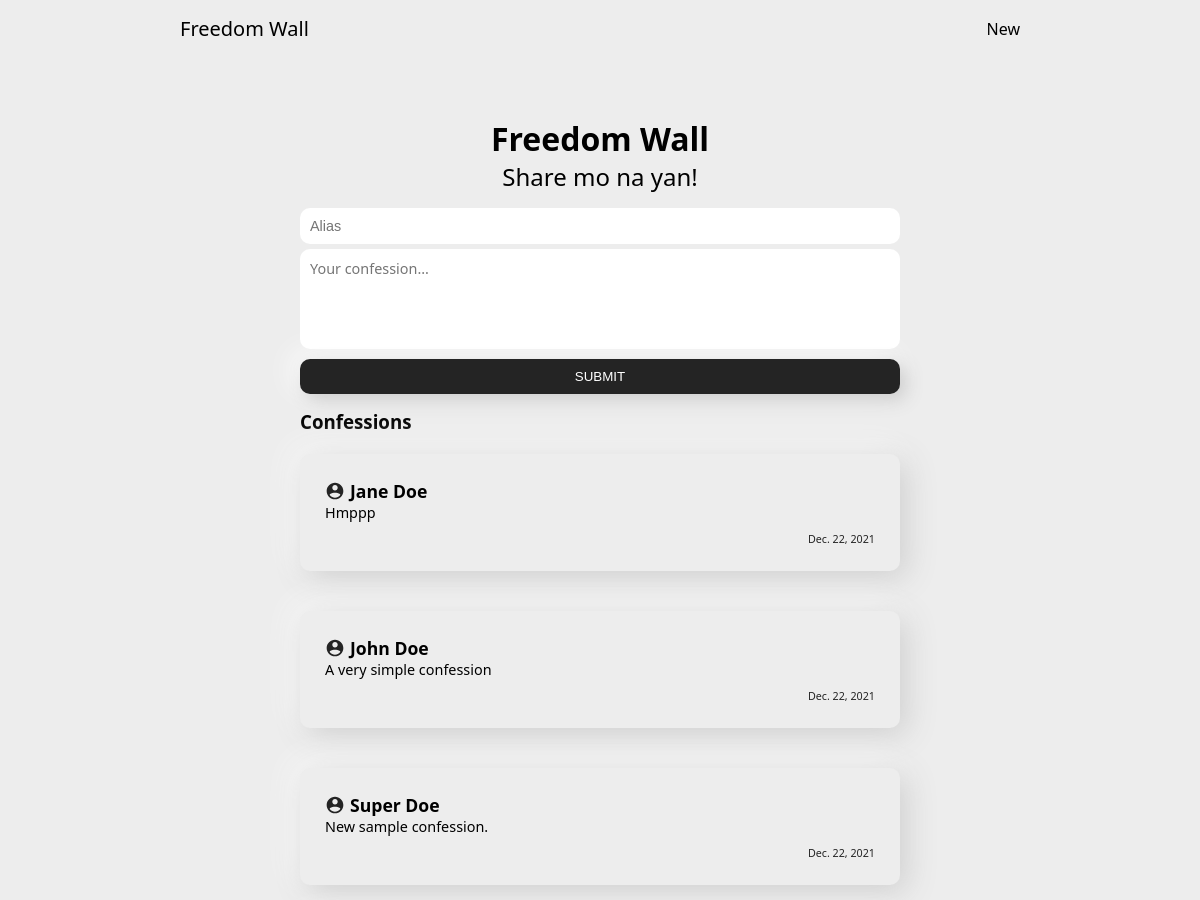
The page /freedom-app/ (upper part) on the database as committed earlier.
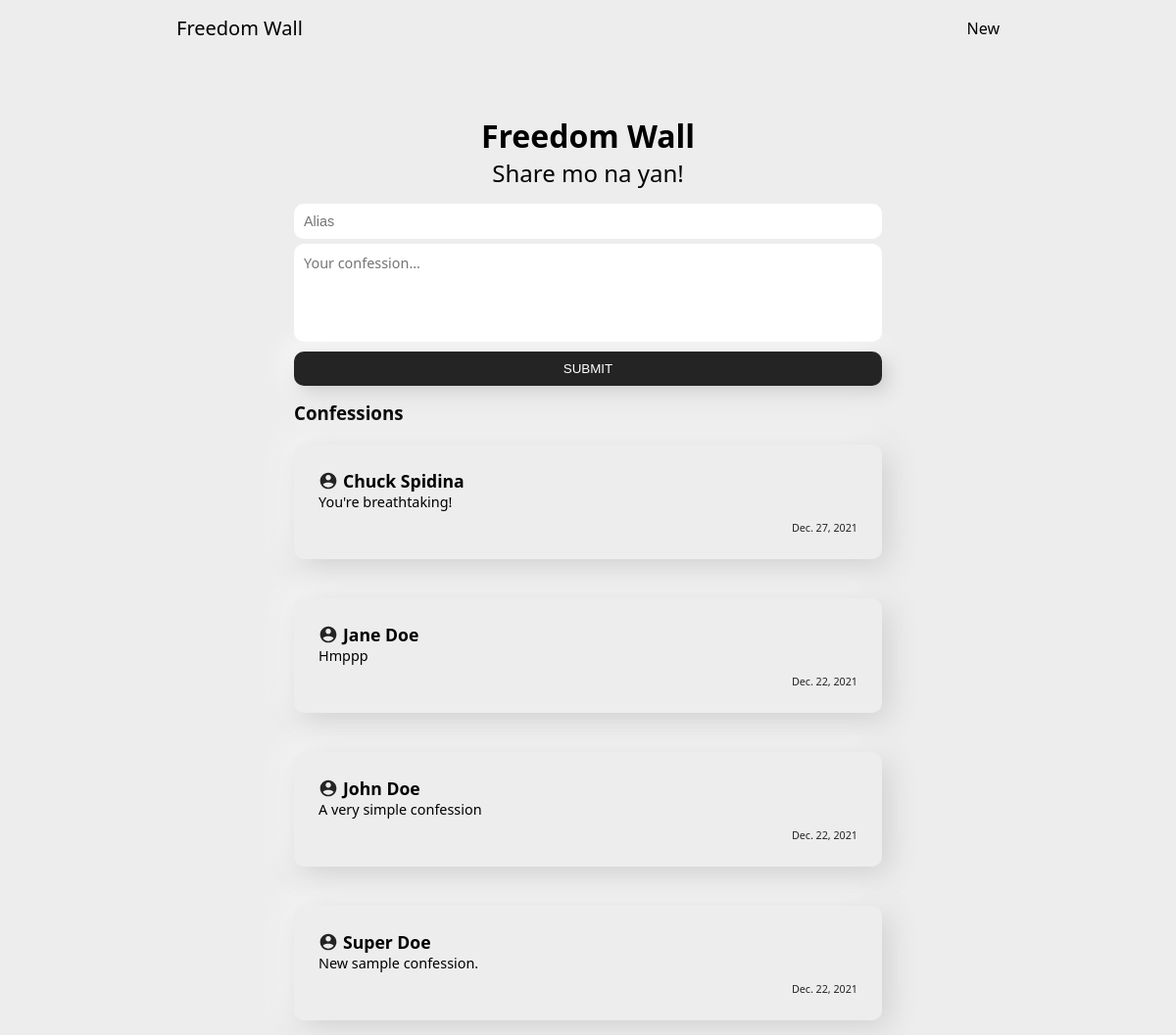
The same page on the database as committed later.
### freedomApp/models.py (models this page shows, shortened)
class Confession(models.Model):
    user_alias = models.CharField(max_length=15, blank=False)
    confession = models.TextField(max_length=2000, blank=False)
    timestamp = models.DateField(auto_now_add=True, auto_now=False, blank=True)

### freedomApp/views.py (the view)
# urls.py: path('', views.index, name='home'),
def index(request):
    all_confession_items = Confession.objects.all().order_by('-id')
    return render(request, 'freedomApp/index.html', {'all_items': all_confession_items})

### freedomApp/templates/freedomApp/index.html (shortened to what this page needs)
{% extends 'base.html' %}
{% load static %}
{% block styling %}
<link rel="stylesheet" href="{% static 'css/index.css' %}">
{% endblock styling %}
{% block content %}
<div class="container-fluid">
  <div class="freedom-app">
      <h1>Freedom Wall</h1>
      <h2>Share mo na yan!</h2>
      <div class="input-card">
          <form action="{% url 'add-confession' %}" method="post">
            <input
              type="text"
              name="user-alias"
              placeholder="Alias"
              class="name-input form-control"
              autocomplete="off"
              required
            />
            <textarea
              name="confession"
              placeholder="Your confession..."
              class="confession-input form-control"
              required
            ></textarea>
            <input type="submit" value="SUBMIT" class="btn btn-dark btn-block" />
          </form>
      </div>
      <h3>Confessions</h3>
      <div class="confession-cards grid">
          {% for item in all_items %}
          <div class="confession-card">
            <div class="card-head flex">
              <img src="{% static 'images/male_user.svg' %}" alt="user-image-default" class="user-image">
              <a href="{% url 'confession-detail' item.id %}">
                <h3>{{ item.user_alias }}</h3>
              </a>
            </div>
            <p>{{ item.confession }}</p>
            <h6>{{ item.timestamp }}</h6>
          </div>
          {% endfor %}
      </div>
  </div>
</div>
{% endblock content %}

Rows that differ between the two databases and show on the page:
added Confession: user_alias "Chuck Spidina", confession "You're breathtaking!", timestamp "Dec. 27, 2021"
